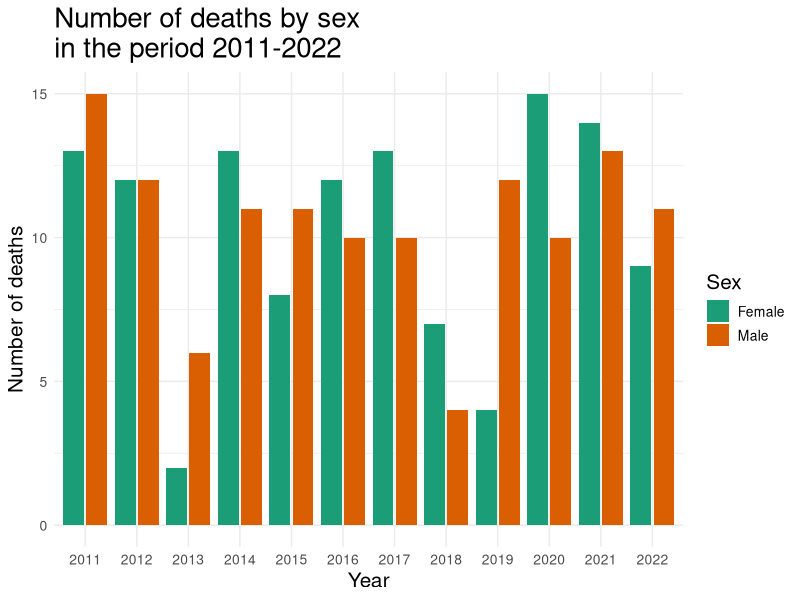
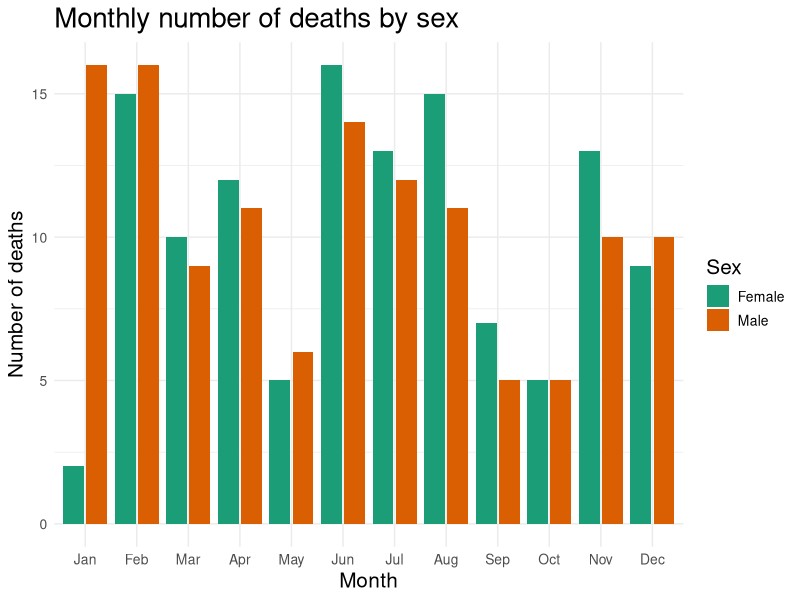
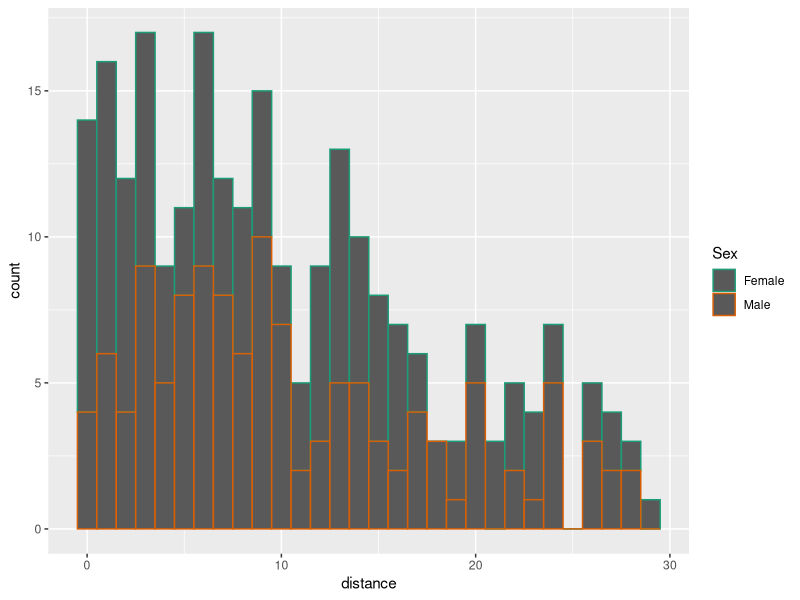

Generate these figures, in order, with R:
## ---- chunk 1
knitr::opts_chunk$set(echo = TRUE)
## ---- chunk 2
library(tidyverse)
library(lubridate)
## ---- chunk 3
main <- read_csv(file = "data/clean-data.csv")

head(main)  # Have a look at first rows
## ---- chunk 4

main <- main %>% 
  mutate(Month = ordered(month(Date, label = TRUE, abbr = TRUE)),
         Year = ordered(year(Date)))

## ---- chunk 5

main %>% 
  group_by(Year, Sex) %>% 
  summarize(Count = n())

## ---- chunk 6

p <- main %>% 
  ggplot(aes(x = Year, fill = Sex))

p <- p +
  geom_bar(position = "dodge2") +
  labs(x = "Year", y = "Number of deaths", fill = "Sex") +
  ggtitle("Number of deaths by sex\nin the period 2011-2022") +
  scale_fill_brewer(labels = c("Female", "Male"), palette = "Dark2") +
  theme_minimal() +
  theme(axis.text = element_text(size = 10),
        axis.title = element_text(size = 15),
        legend.text = element_text(size = 10),
        legend.title = element_text(size = 15),
        plot.title = element_text(size = 20))

p

## ---- chunk 7

main %>% 
  group_by(Month, Sex) %>% 
  summarize(Count = n())

## ---- chunk 8

p <- main %>% 
  ggplot(aes(x = Month, fill = Sex))

p <- p +
  geom_bar(position = "dodge2") +
  labs(x = "Month", y = "Number of deaths", fill = "Sex") +
  ggtitle("Monthly number of deaths by sex") +
  scale_fill_brewer(labels = c("Female", "Male"), palette = "Dark2") +
  theme_minimal() +
  theme(axis.text = element_text(size = 10),
        axis.title = element_text(size = 15),
        legend.text = element_text(size = 10),
        legend.title = element_text(size = 15),
        plot.title = element_text(size = 20))

p

## ---- chunk 9
a <- main %>% 
  arrange(Date)

b <- a %>% 
  mutate(distance = day(as.period(interval(lag(Date), Date)))) %>% 
  drop_na()


p <- b %>% 
  ggplot(aes(x = distance, color = Sex))

p <- p +
  geom_histogram(binwidth = 1) +
  scale_color_brewer(labels = c("Female", "Male"), palette = "Dark2")
  

p
